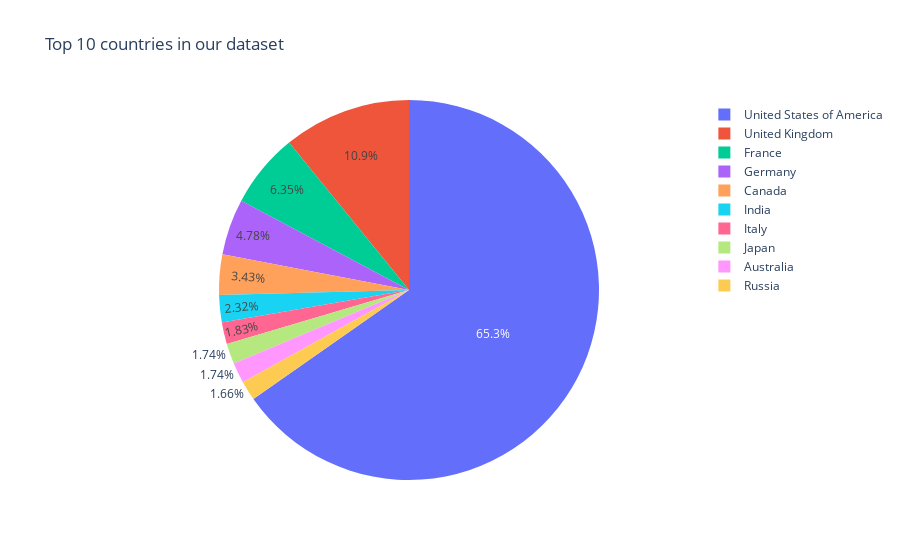

Notebook source saved alongside this figure:
### Code cell
fig = px.pie(df_countries[:10], values='count', names='country', title='Top 10 countries in our dataset')
fig.show()

### Figure 1 — Plotly figure (JSON) as saved in the notebook; plotly's stock layout.template omitted (floating-point values rounded to 4 significant figures)
{"data": [{"domain": {"x": [0, 1], "y": [0, 1]}, "hovertemplate": "country=%{label}<br>count=%{value}<extra></extra>", "labels": ["United States of America", "United Kingdom", "France", "Germany", "Canada", "India", "Italy", "Japan", "Australia", "Russia"], "legendgroup": "", "name": "", "showlegend": true, "type": "pie", "values": [2282, 380, 222, 167, 120, 81, 64, 61, 61, 58]}], "layout": {"legend": {"tracegroupgap": 0}, "title": {"text": "Top 10 countries in our dataset"}}}
